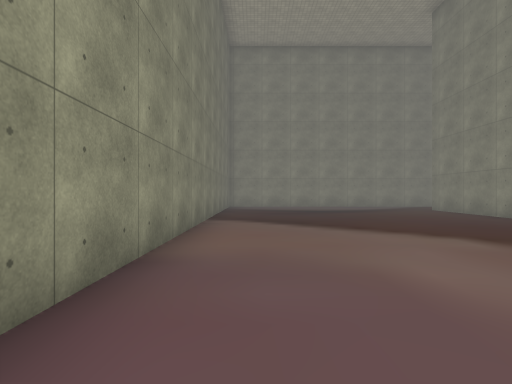
view 1 (above)

24 first-person views from a walk through a scene from a Unity 3-D project. The camera is 1.3 m above the floor, looks level and sees 80° across. The floor is counted in squares, 2 m on a side. Each view is taken from the middle of a square. On the plan, view 1 faces up. The plan holds only what a view shows up to about 10 squares ahead; the rest is blank. The place goes on beyond the plan. The player character is not drawn. Some animated figures are not drawn. Some surface patterns are stand-ins.

view 2
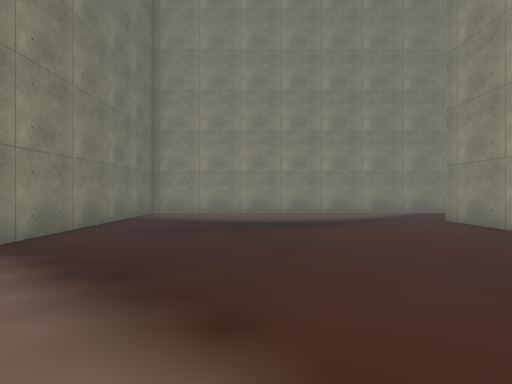

view 3
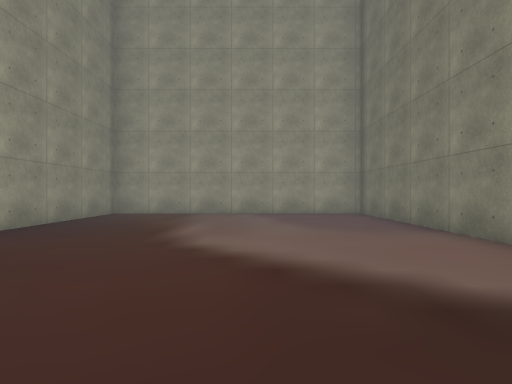

view 4
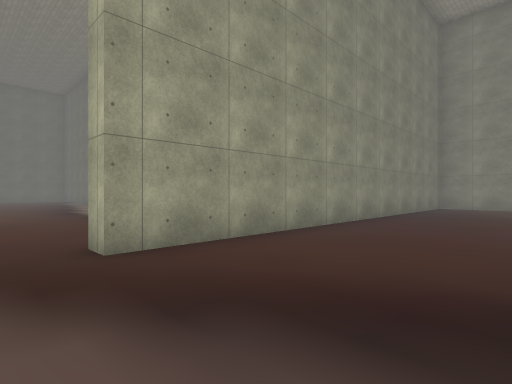

view 5
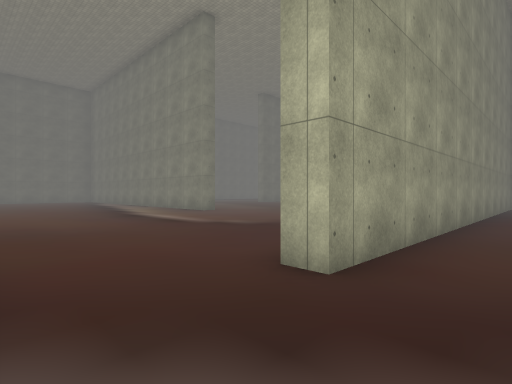

view 6
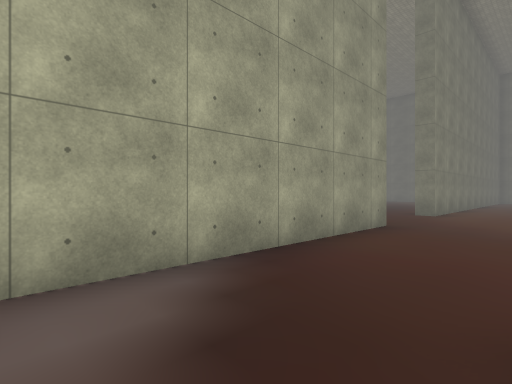

view 7
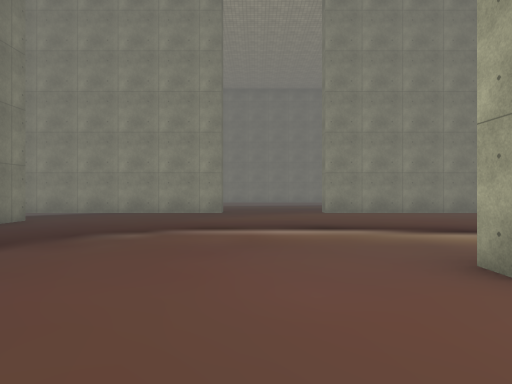

view 8
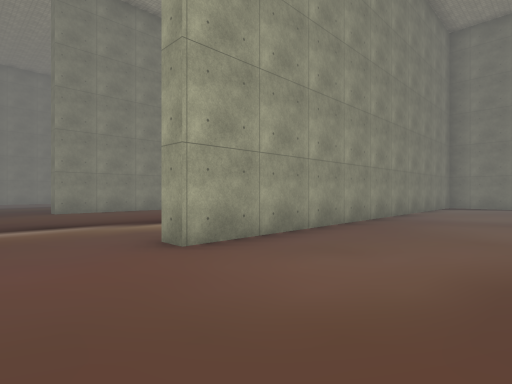

view 9
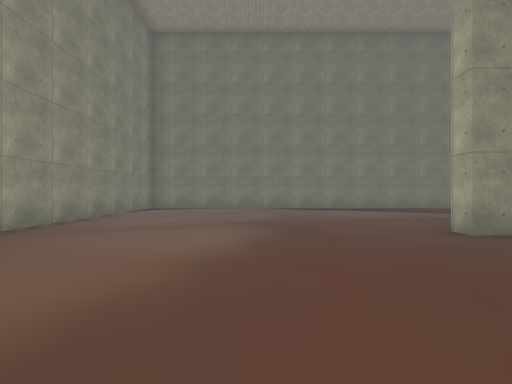

view 10
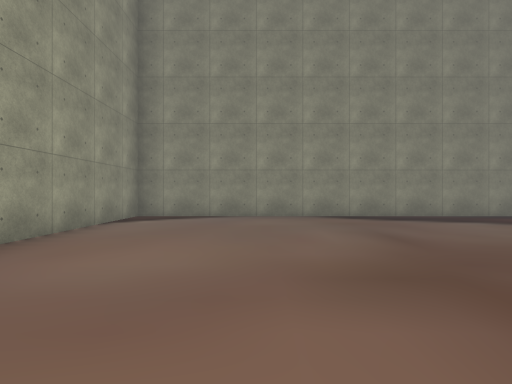

view 11
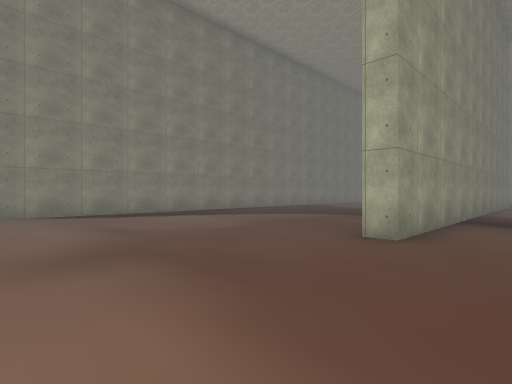

view 12
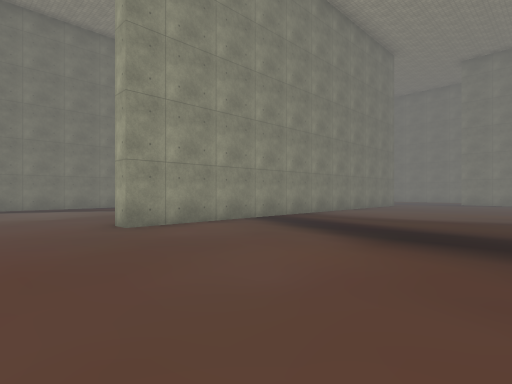

view 13
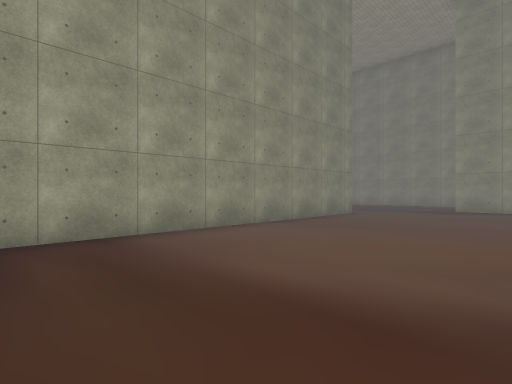

view 14
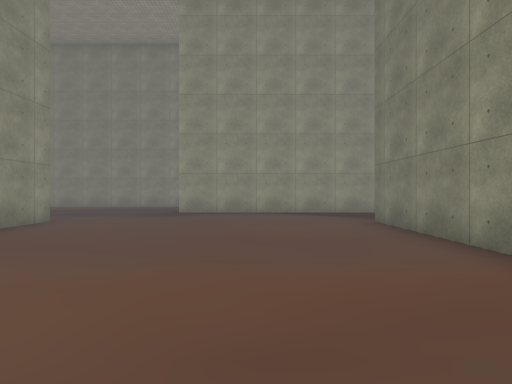

view 15
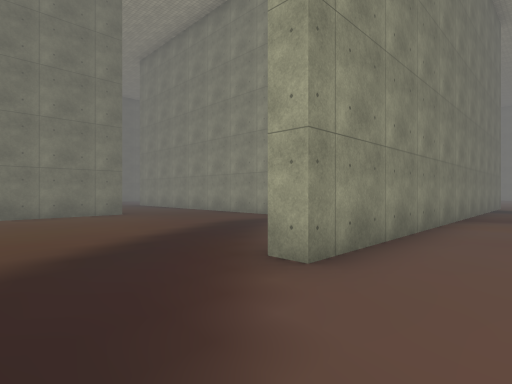

view 16
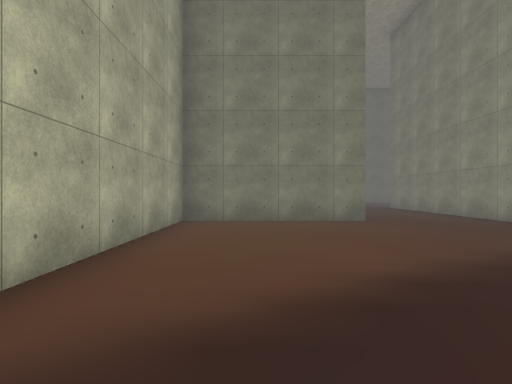

view 17
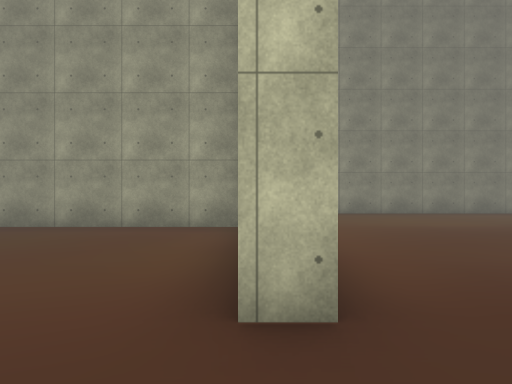

view 18
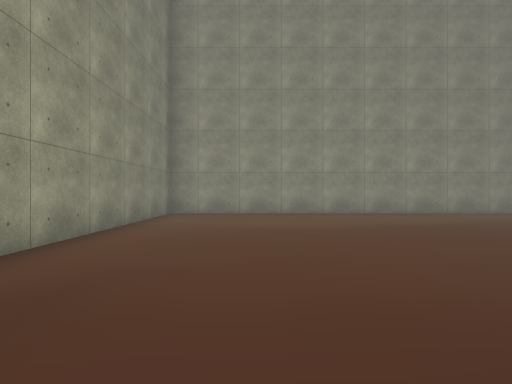

view 19
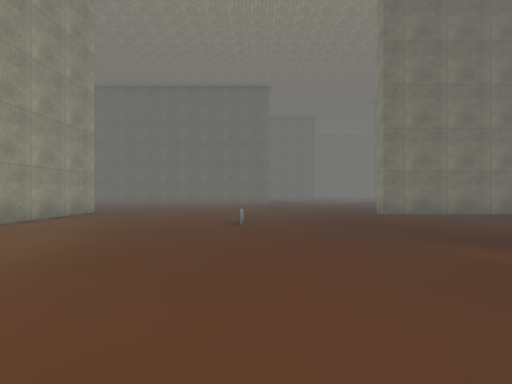

view 20
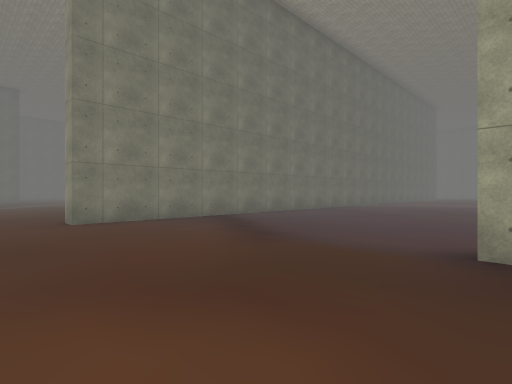

view 21
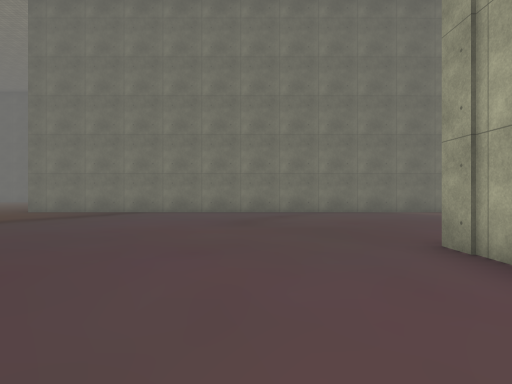

view 22
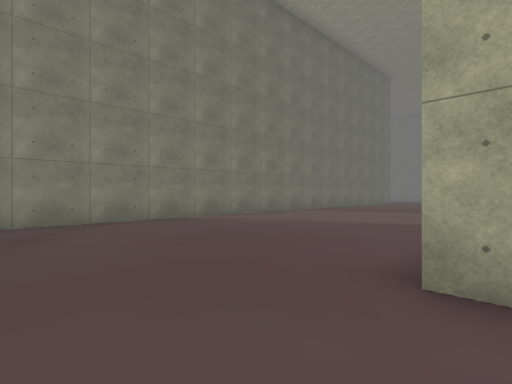

view 23
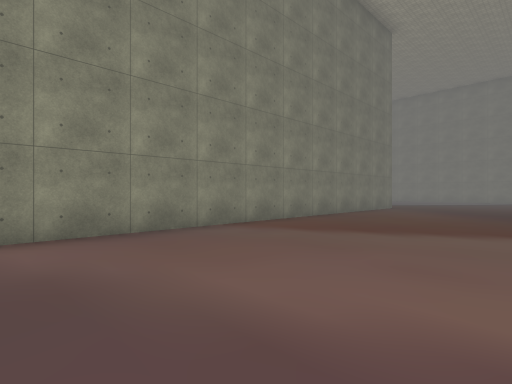

view 24
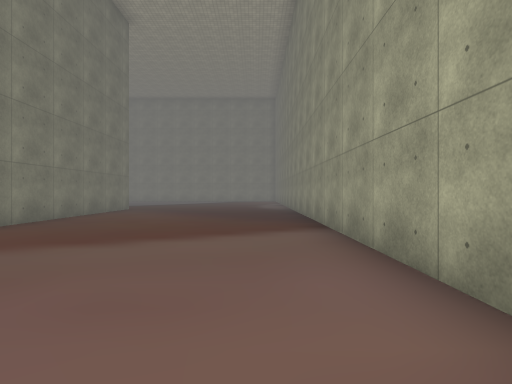

### Floor plan
Points are (right, up) in squares from view 1. A wall is a line through its corners. A room is listed if a view was taken in it or the views show most of it. See-through windows are left out.
Room 1 (views 1, 2, 3, 4, 5, 6, 7, 8, 9, 10, 11, 12, 13, 14, 15, 16, 17)
walls: (11.4, -3.4) (11.4, -13.7) (10.9, -13.7); (7, -9.5) (3.5, -9.5); (26.2, -3.9) (26.2, 6.2) (13.9, 6.2) (13.9, 6.8); (18.5, -13.8) (18.5, -1.2) (19.1, -1.2); (3.5, -12.5) (4.1, -12.5) (4.1, -16.7) (16.5, -16.7); (18.9, 13.4) (14.1, 13.4) (14.1, 13.9); (11, 13.4) (-1.2, 13.4) (-1.2, -1.2) (6.3, -1.2) (6.3, 10.9) (6.8, 10.9) (6.8, 10.1)
ways out: opening at (3, -11) to room 2
Room 2 (views 18, 19, 20, 21, 22, 23, 24)
walls: (-0.6, -1.8) (-1.8, -1.8); (3.5, -9.5) (1, -9.5); (-1.7, 3.5) (-1.7, 12); (-8.8, -20.2) (3.6, -20.2) (3.6, -14); (-7.8, 12) (-7.8, -11.3) (-8.4, -11.3)
ways out: opening at (3, -11) to room 1
objects: other object (-5, -15)

Positions as (right, up) in squares from view 1, and headings:
1: (0, 0), facing up
2: (2, 4), facing up
3: (2, 8), facing down
4: (3, 12), facing down-right
5: (5, 13), facing down-right
6: (5, 11), facing up-right
7: (12, 4), facing up
8: (12, 3), facing up-right
9: (14, 2), facing right
10: (18, 3), facing right
11: (17, 3), facing down-right
12: (13, 1), facing down-right
13: (14, -5), facing down-right
14: (14, -7), facing down
15: (13, -16), facing up-left
16: (11, -15), facing left
17: (4, -11), facing down
18: (1, -11), facing down
19: (1, -15), facing left
20: (-1, -13), facing up-left
21: (2, -4), facing left
22: (-1, -4), facing up-left
23: (-3, 1), facing up-left
24: (-3, 2), facing up
